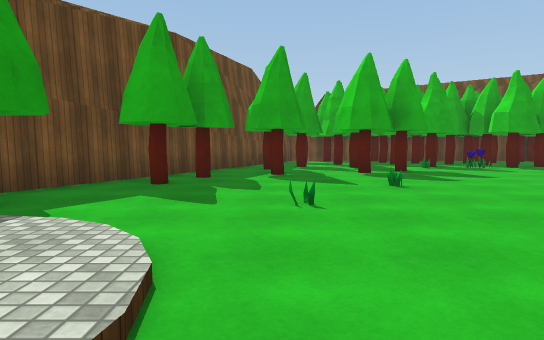
View 1 (above)

17 first-person views from a walk through a scene from a Unity 3-D project. The camera is 1.2 m above the floor, tilts 4° down and sees 75° across. The floor is counted in squares, 2 m on a side. Each view is taken from the middle of a square. On the plan, view 1 faces up. The plan holds only what a view shows up to about 10 squares ahead; the rest is blank. The place goes on beyond the plan. The player character is not drawn. Surface patterns are stand-ins for the level's own textures.

View 2
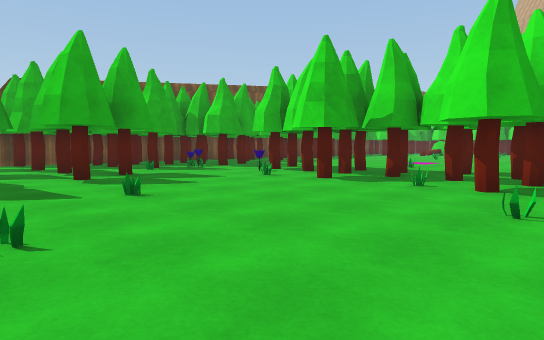

View 3
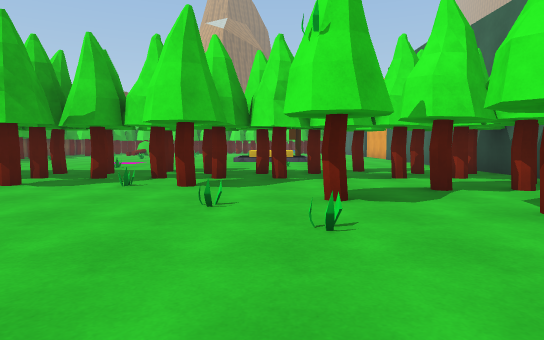

View 4
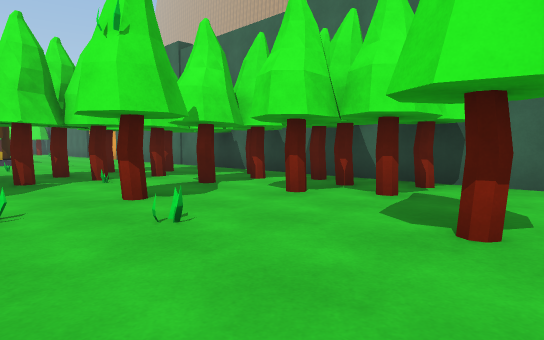

View 5
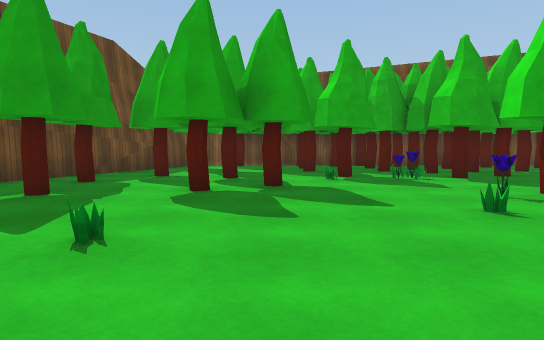

View 6
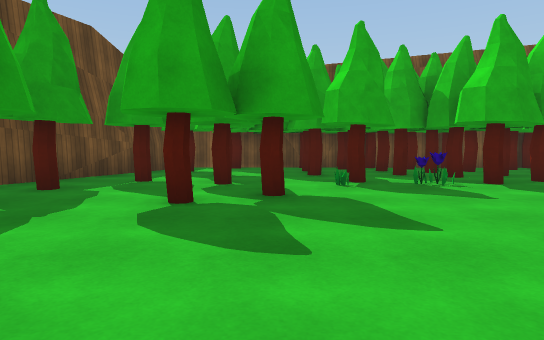

View 7
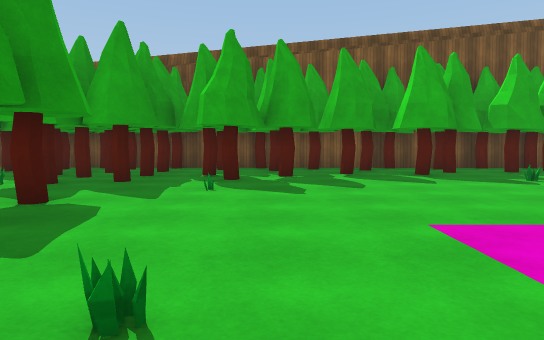

View 8
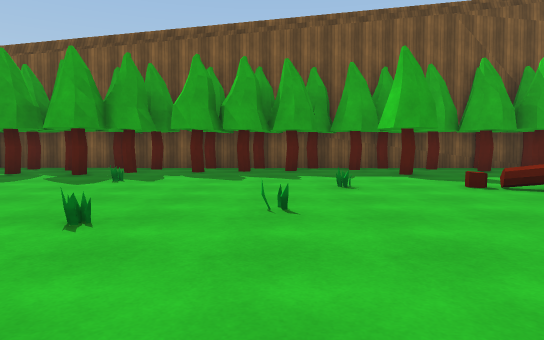

View 9
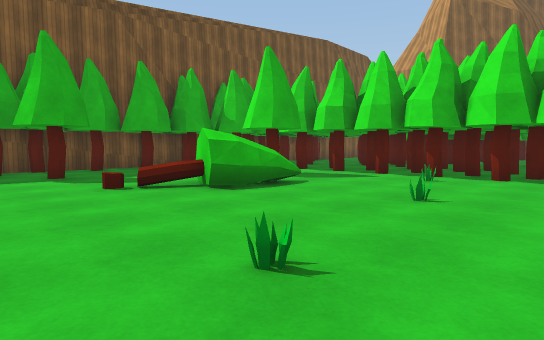

View 10
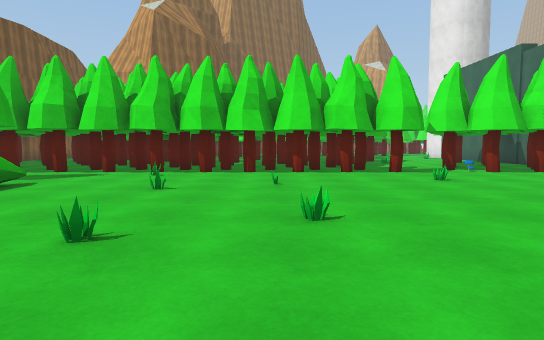

View 11
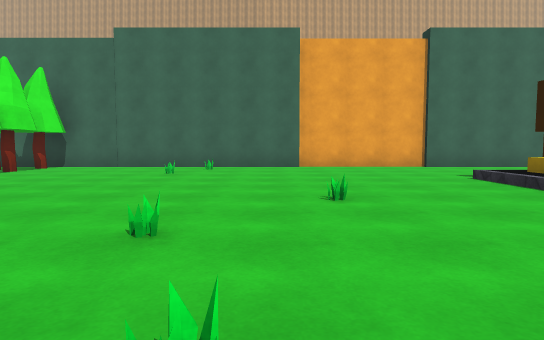

View 12
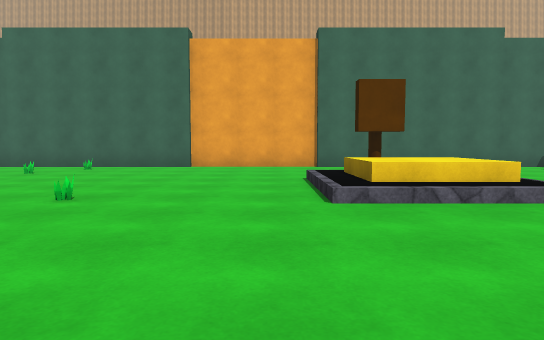

View 13
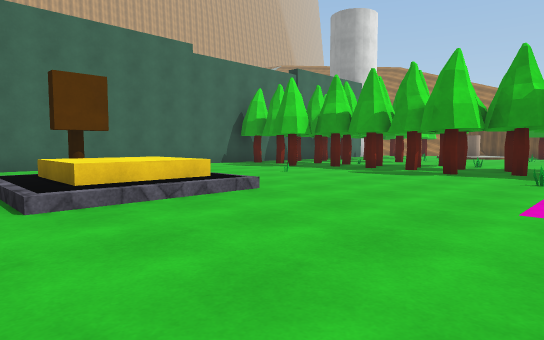

View 14
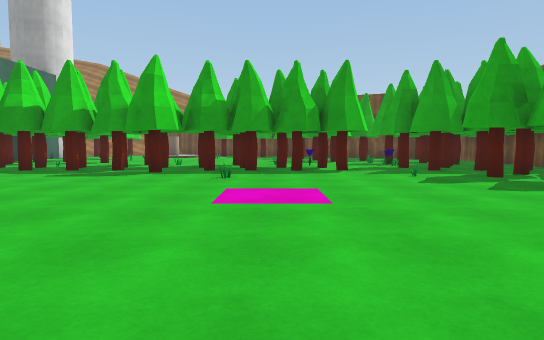

View 15
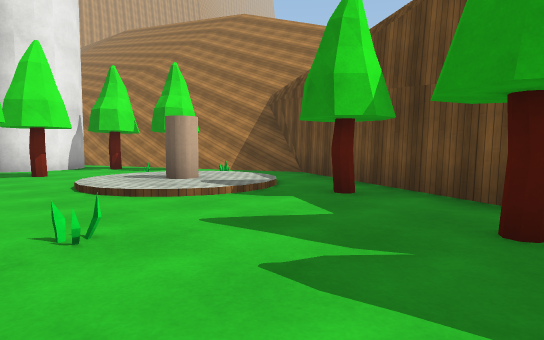

View 16
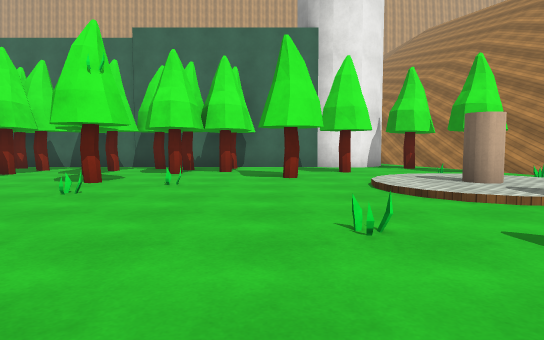

View 17
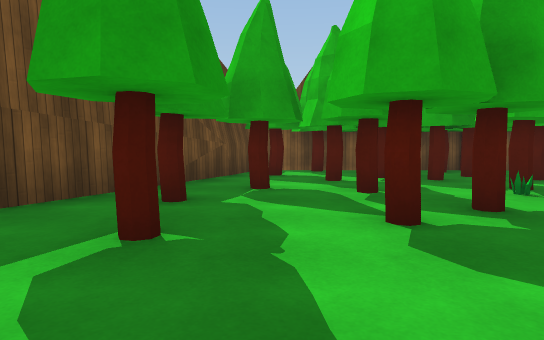

### Floor plan
Points are (right, up) in squares from view 1. A wall is a line through its corners. A room is listed if a view was taken in it or the views show most of it. See-through windows are left out.
Room 1 (views 1, 2, 3, 4, 5, 6, 7, 8, 9, 10, 11, 12, 13, 14, 15, 16, 17)
walls: (3.8, 13.5) (0.8, 13.8); (19, 13.4) (3.5, 13.5); (0.2, 12.2) (-6.1, -1.2); (0.6, 13.2) (-0.1, 11.5); (-0.6, -3.6) (-0.2, -3.8) (25.4, -3.8); (23.5, 13.3) (22.6, 13.3); (-1.9, -3.8) (-1.3, -3.5); (-2, -4) (-1.7, -3.7)
ways out: opening at (-3.5, -1.8)
objects: other object (-4, 0); other object (-3, -1); tree (-3, 3); tree (-2, -3); cylinder (-2, 1); tree (-2, 6); tree (-1, -2); tree (-1, 7); plant (0, 4); tree (0, 7); tree (0, 9); tree (1, -1); tree (1, 10); tree (1, 12); tree (2, -3); tree (2, -2); plant (2, 5); tree (2, 8); tree (2, 9); tree (2, 11); tree (2, 13); tree (3, -3); tree (3, -1); plant (3, 1); tree (3, 8); tree (3, 12); other object (3, 13); other object (3, 14); tree (4, -3); tree (4, 0); plant (4, 2); plant (4, 9); tree (4, 10); tree (4, 11); tree (4, 12); other object (4, 13); tree (5, -2); tree (5, -1); tree (5, 2); other object (5, 3); tree (5, 5); plant (5, 6); tree (5, 12); tree (5, 13); tree (6, -3); tree (6, -2); other object (6, 0); tree (6, 2); tree (6, 6); tree (6, 7); tree (6, 10); tree (6, 11); tree (6, 12); tree (6, 13); tree (7, -1); tree (7, 0); tree (7, 1); tree (7, 2) to (8, 2); tree (7, 3); tree (7, 4); tree (7, 5); tree (7, 6); plant (7, 7); plant (7, 10); tree (7, 11) to (8, 11); tree (7, 12); tree (7, 13); tree (8, -3); tree (8, -2); tree (8, -1); tree (8, 0); tree (8, 3); tree (8, 5); tree (8, 7); tree (8, 8); tree (8, 10); tree (8, 12); tree (8, 13); plant (9, 5); other object (9, 9); tree (9, 10); tree (9, 11); tree (9, 13); other object (10, 1); tree (10, 11); tree (10, 12); tree (10, 13); tree (11, 13); tree (12, 11); tree (12, 12); tree (13, 11); tree (13, 13); cylinder (14, 0); other object (14, 10); tree (14, 12); tree (14, 13); plant (15, 7); tree (15, 12); tree (15, 13); tree (16, 12); plant (17, 7); tree (17, 13); plant (18, 2); plant (18, 9); tree (18, 12); tree (18, 13); plant (19, 5); tree (19, 13); plant (20, 4); tree (20, 11); tree (20, 13); other object (21, -3); other object (21, -2); tree (21, 8) to (22, 9); tree (21, 13); other object (22, 4); plant (22, 6); tree (22, 12); tree (22, 13); other object (23, 1); tree (23, 9); tree (23, 12); other object (24, -1); other object (24, 6); tree (24, 11) to (24, 12); tree (24, 13); tree (25, -3); tree (25, -2); tree (25, -1); tree (25, 1); tree (25, 2); tree (25, 3); tree (25, 5); tree (25, 7); tree (25, 8); tree (25, 9); tree (25, 10); other object (25, 11)

Positions as (right, up) in squares from view 1, and headings:
1: (0, 0), facing up
2: (0, 1), facing up-right
3: (0, 1), facing right
4: (0, 2), facing down-right
5: (3, 3), facing up
6: (3, 4), facing up
7: (10, 4), facing up
8: (17, 4), facing up
9: (18, 4), facing up-right
10: (17, 4), facing right
11: (19, 6), facing down
12: (16, 6), facing down
13: (16, 6), facing down-left
14: (16, 6), facing left
15: (1, 6), facing down-left
16: (1, 6), facing down
17: (1, 5), facing up
